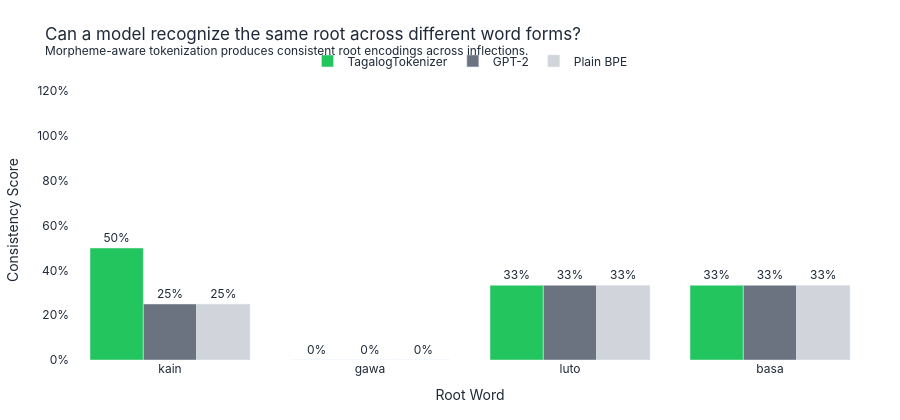

Notebook source saved alongside this figure:
### Markdown cell above
## Does the same root get the same tokens across inflections?
*A consistency score of 1.0 means the root token IDs appear identically in every inflected form.*

### Code cell
roots = list(ROOT_FORMS.keys())

morph_scores = [root_consistency["morph"][r]["score"] for r in roots]
gpt2_scores = [root_consistency["gpt2"][r]["score"] for r in roots]
plain_scores = [root_consistency["plain"][r]["score"] for r in roots]

fig4 = go.Figure()
fig4.add_trace(go.Bar(name="TagalogTokenizer", x=roots, y=morph_scores, marker_color=GREEN,
    text=[f"{s:.0%}" for s in morph_scores], textposition="outside"))
fig4.add_trace(go.Bar(name="GPT-2", x=roots, y=gpt2_scores, marker_color=GREY,
    text=[f"{s:.0%}" for s in gpt2_scores], textposition="outside"))
fig4.add_trace(go.Bar(name="Plain BPE", x=roots, y=plain_scores, marker_color=GREY_LIGHT,
    text=[f"{s:.0%}" for s in plain_scores], textposition="outside"))

fig4.update_layout(
    **LAYOUT_DEFAULTS,
    title=dict(text="Can a model recognize the same root across different word forms?<br>"
               "<sup>Morpheme-aware tokenization produces consistent root encodings across inflections.</sup>"),
    xaxis_title="Root Word", yaxis_title="Consistency Score",
    yaxis=dict(range=[0, 1.25], tickformat=".0%"),
    barmode="group", legend=dict(orientation="h", y=1.12, x=0.5, xanchor="center"),
    height=420,
)
fig4.show()

### Figure 1 — Plotly figure (JSON) as saved in the notebook; plotly's stock layout.template omitted (floating-point values rounded to 4 significant figures)
{"data": [{"marker": {"color": "#22c55e"}, "name": "TagalogTokenizer", "text": ["50%", "0%", "33%", "33%"], "textposition": "outside", "type": "bar", "x": ["kain", "gawa", "luto", "basa"], "y": [0.5, 0, 0.3333, 0.3333]}, {"marker": {"color": "#6b7280"}, "name": "GPT-2", "text": ["25%", "0%", "33%", "33%"], "textposition": "outside", "type": "bar", "x": ["kain", "gawa", "luto", "basa"], "y": [0.25, 0, 0.3333, 0.3333]}, {"marker": {"color": "#d1d5db"}, "name": "Plain BPE", "text": ["25%", "0%", "33%", "33%"], "textposition": "outside", "type": "bar", "x": ["kain", "gawa", "luto", "basa"], "y": [0.25, 0, 0.3333, 0.3333]}], "layout": {"barmode": "group", "font": {"color": "#1f2937", "family": "Inter, sans-serif"}, "height": 420, "legend": {"orientation": "h", "x": 0.5, "xanchor": "center", "y": 1.12}, "margin": {"b": 60, "l": 60, "r": 30, "t": 80}, "paper_bgcolor": "#ffffff", "plot_bgcolor": "#ffffff", "title": {"text": "Can a model recognize the same root across different word forms?<br><sup>Morpheme-aware tokenization produces consistent root encodings across inflections.</sup>"}, "xaxis": {"title": {"text": "Root Word"}}, "yaxis": {"range": [0, 1.25], "tickformat": ".0%", "title": {"text": "Consistency Score"}}}}
